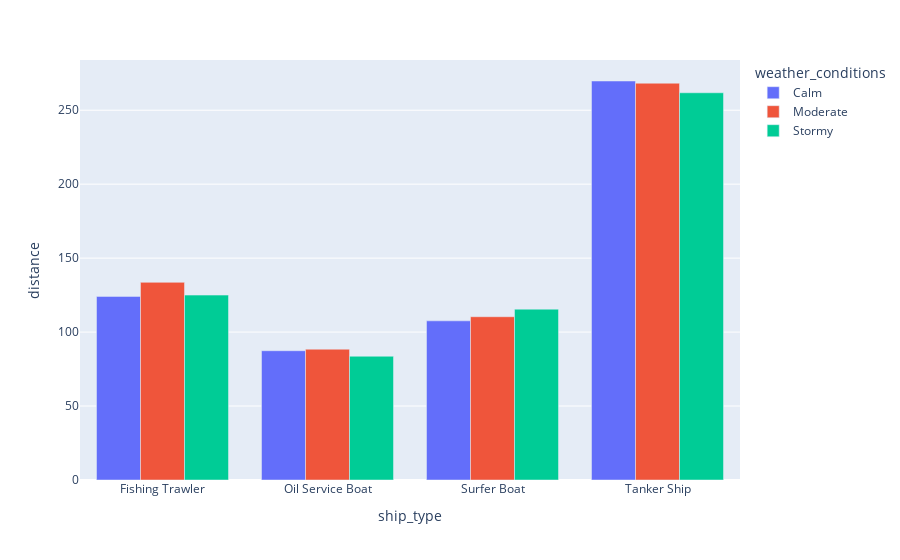

This figure's notebook cell:
### Code cell
px.bar(ship_avgtyp2,x='ship_type',y='distance',color='weather_conditions',barmode='group')

### Figure 1 — Plotly figure (JSON) as saved in the notebook; plotly's stock layout.template omitted (floating-point values rounded to 4 significant figures)
{"data": [{"alignmentgroup": "True", "hovertemplate": "weather_conditions=Calm<br>ship_type=%{x}<br>distance=%{y}<extra></extra>", "legendgroup": "Calm", "marker": {"color": "#636efa", "pattern": {"shape": ""}}, "name": "Calm", "offsetgroup": "Calm", "orientation": "v", "showlegend": true, "textposition": "auto", "type": "bar", "x": ["Fishing Trawler", "Oil Service Boat", "Surfer Boat", "Tanker Ship"], "xaxis": "x", "y": [124.1, 87.4, 107.6, 269.8], "yaxis": "y"}, {"alignmentgroup": "True", "hovertemplate": "weather_conditions=Moderate<br>ship_type=%{x}<br>distance=%{y}<extra></extra>", "legendgroup": "Moderate", "marker": {"color": "#EF553B", "pattern": {"shape": ""}}, "name": "Moderate", "offsetgroup": "Moderate", "orientation": "v", "showlegend": true, "textposition": "auto", "type": "bar", "x": ["Fishing Trawler", "Oil Service Boat", "Surfer Boat", "Tanker Ship"], "xaxis": "x", "y": [133.6, 88.43, 110.4, 268.3], "yaxis": "y"}, {"alignmentgroup": "True", "hovertemplate": "weather_conditions=Stormy<br>ship_type=%{x}<br>distance=%{y}<extra></extra>", "legendgroup": "Stormy", "marker": {"color": "#00cc96", "pattern": {"shape": ""}}, "name": "Stormy", "offsetgroup": "Stormy", "orientation": "v", "showlegend": true, "textposition": "auto", "type": "bar", "x": ["Fishing Trawler", "Oil Service Boat", "Surfer Boat", "Tanker Ship"], "xaxis": "x", "y": [125.0, 83.67, 115.5, 261.8], "yaxis": "y"}], "layout": {"barmode": "group", "legend": {"title": {"text": "weather_conditions"}, "tracegroupgap": 0}, "margin": {"t": 60}, "xaxis": {"anchor": "y", "domain": [0, 1], "title": {"text": "ship_type"}}, "yaxis": {"anchor": "x", "domain": [0, 1], "title": {"text": "distance"}}}}
